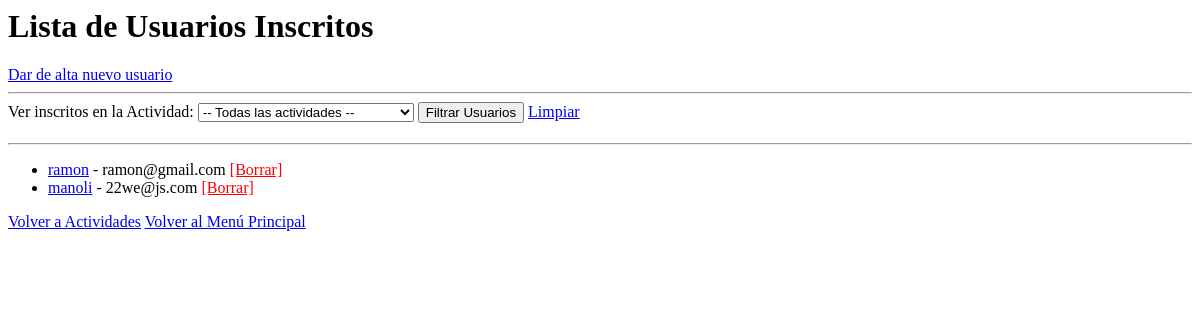
/usuarios/, run on an earlier commit of the app's database.
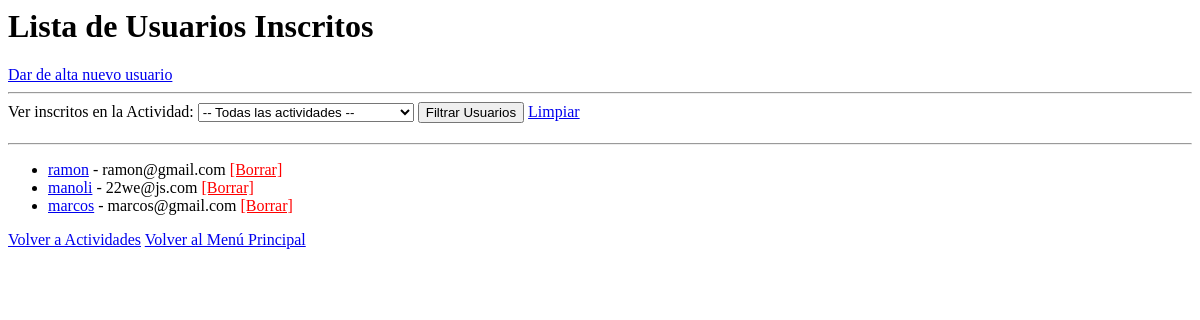
And on a later commit of the database.
### gestion/models.py (models this page shows, shortened)
class Usuario(models.Model):
    nombre = models.CharField(max_length=100)
    edad = models.IntegerField()
    email = models.EmailField(unique=True)
    telefono = models.CharField(max_length=20)

### gestion/views.py (the view)
# urls.py: path('usuarios/', views.lista_usuarios, name='lista_usuarios'),
def lista_usuarios(request):
    usuarios = Usuario.objects.all()
    actividades_lista = Actividad.objects.all()
    query_actividad = request.GET.get('actividad')
    if query_actividad:
        usuarios = usuarios.filter(actividades__id=query_actividad)
    return render(request, 'gestion/usuario_list.html', {
        'usuarios': usuarios,
        'actividades_lista': actividades_lista
    })

### gestion/templates/gestion/usuario_list.html (shortened to what this page needs)
<h1>Lista de Usuarios Inscritos</h1>
<a href="{% url 'crear_usuario' %}"> Dar de alta nuevo usuario</a>
<hr>
    <form method="GET" style="margin-bottom: 20px;">
        <label>Ver inscritos en la Actividad:</label>
        <select name="actividad">
            <option value="">-- Todas las actividades --</option>
        </select>
        <button type="submit"> Filtrar Usuarios</button>
        <a href="{% url 'lista_usuarios' %}">Limpiar</a>
    </form>
    <hr>
<ul>
    {% for usuario in usuarios %}
        <li>
            <a href="{% url 'detalle_usuario' usuario.id %}">{{ usuario.nombre }}</a>
            - {{ usuario.email }}
            <a href="{% url 'eliminar_usuario' usuario.id %}" style="color:red;">[Borrar]</a>
        </li>
    {% endfor %}
</ul>
<a href="{% url 'lista_actividades' %}">Volver a Actividades</a>
<a href="{% url 'inicio' %}"> Volver al Menú Principal</a>

What changed in the data, as far as the page shows it:
added Usuario: nombre "marcos", email "marcos@gmail.com"
